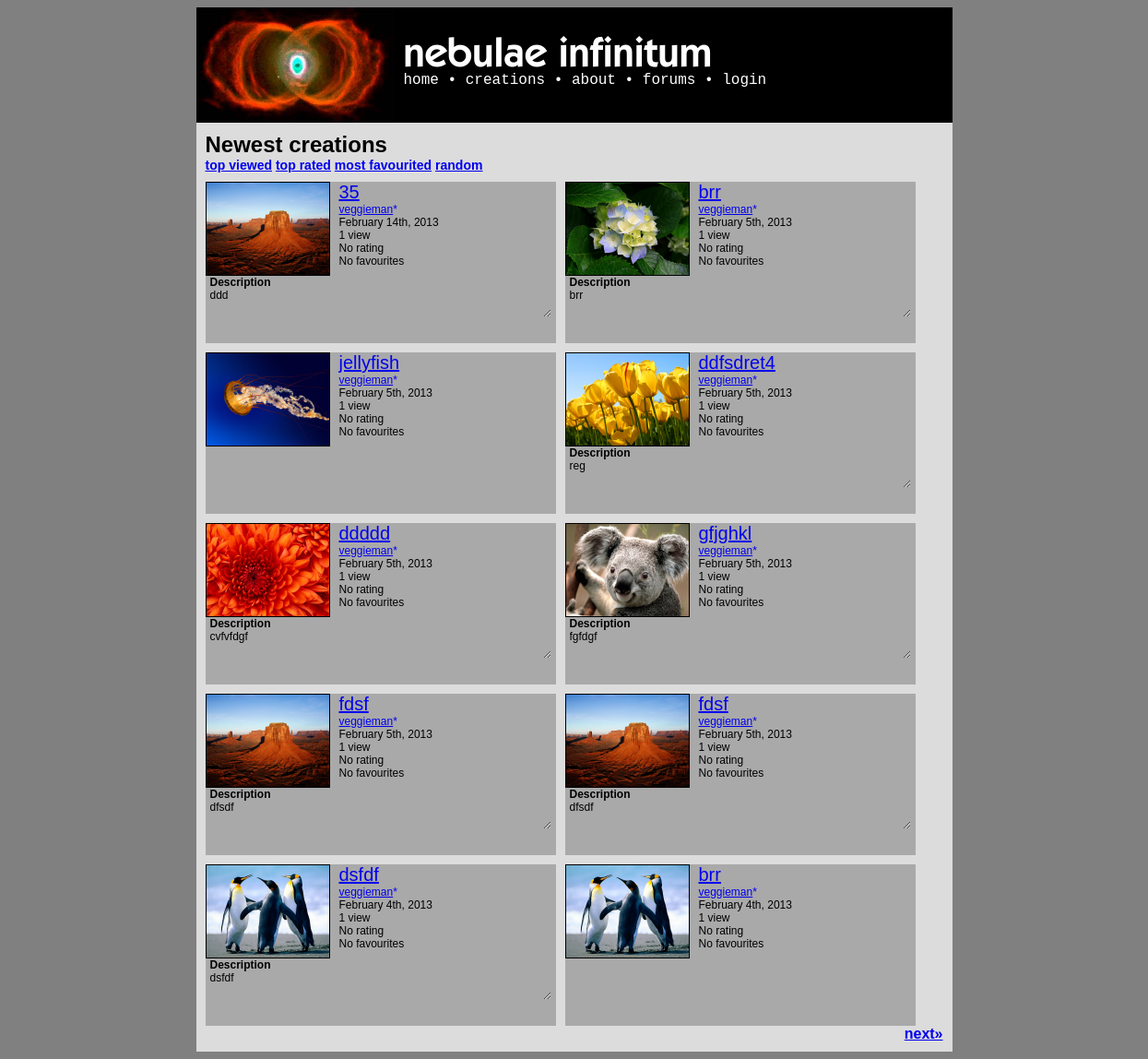
The app's page /creations.php, older data.
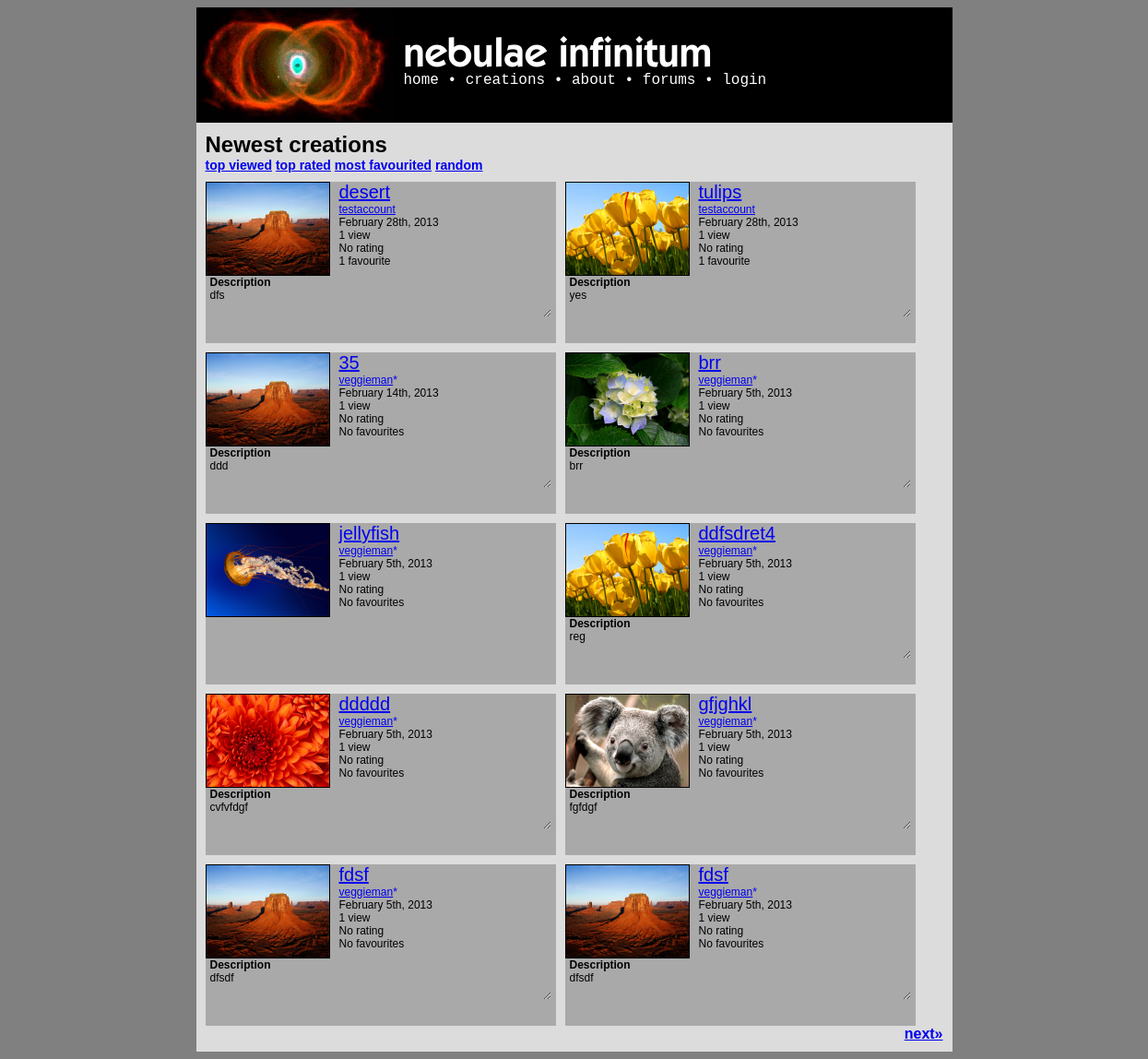
The same page, newer data.
### tables this page shows
CREATE TABLE IF NOT EXISTS `creations` (
  `id` int(50) NOT NULL AUTO_INCREMENT,
  `name` varchar(50) NOT NULL,
  `type` enum('writing','flash','scratch','artwork','audio') NOT NULL,
  `ownerid` int(25) NOT NULL,
  `created` timestamp NULL DEFAULT NULL,
  `modified` timestamp NULL DEFAULT CURRENT_TIMESTAMP,
  `hidden` enum('no','censored','flagged','approved','byowner','deleted') NOT NULL DEFAULT 'no',
  `filetype` varchar(7) NOT NULL,
  `filename` varchar(25) NOT NULL,
  `descr` text,
  `advisory` text,
  `views` int(11) NOT NULL DEFAULT '0',
  `favourites` int(11) NOT NULL DEFAULT '0',
  `rating` decimal(2,1) NOT NULL DEFAULT '0.0',
  `license` enum('copyright','cc-0','cc-by','cc-by-nd','cc-by-sa','cc-by-nc','cc-by-nc-nd','cc-by-nc-sa','mit','gpl','bsd') NOT NULL DEFAULT 'copyright',
  PRIMARY KEY (`id`)
);

CREATE TABLE IF NOT EXISTS `users` (
  `id` int(50) NOT NULL AUTO_INCREMENT,
  `username` varchar(25) NOT NULL,
  `registered` timestamp NOT NULL DEFAULT CURRENT_TIMESTAMP,
  `rank` enum('user','mod','admin') NOT NULL DEFAULT 'user',
  `password` varchar(64) NOT NULL,
  `location` varchar(50) DEFAULT NULL,
  `banstatus` enum('unbanned','banned','deleted') NOT NULL DEFAULT 'unbanned',
  `banneduntil` date DEFAULT NULL,
  `bandate` date DEFAULT NULL,
  `icon` varchar(50) DEFAULT NULL,
  `about` text,
  `age` int(3) DEFAULT NULL,
  `gender` varchar(1) DEFAULT NULL,
  `email` varchar(50) NOT NULL,
  `registerip` varchar(20) NOT NULL,
  `banreason` text,
  `sb2player` enum('flash','js') NOT NULL DEFAULT 'flash',
  `notifications` enum('all','noreplies','nocomments','none') NOT NULL DEFAULT 'all',
  PRIMARY KEY (`id`)
);

### config/functions.php (called while the page is built, shortened)
<?php
function bbcode_parse_description($text){
	$bbcode = new BBCode;
	$bbcode->RemoveRule('acronym');
	$bbcode->RemoveRule('color');
	$bbcode->RemoveRule('size');
	$bbcode->RemoveRule('quote');
	$bbcode->RemoveRule('font');
	$bbcode->RemoveRule('wiki');
	$bbcode->RemoveRule('img');
	$bbcode->RemoveRule('rule');
	$bbcode->RemoveRule('br');
	$bbcode->RemoveRule('center');
	$bbcode->RemoveRule('left');
	$bbcode->RemoveRule('right');
	$bbcode->RemoveRule('indent');
	$bbcode->RemoveRule('columns');
	$bbcode->RemoveRule('nextcol');
	$bbcode->RemoveRule('code');
	$bbcode->RemoveRule('list');
	$bbcode->RemoveRule('*');
	return $bbcode->Parse($text);
}
?>

### creations.php (the view, shortened to what this page needs)
<?php
$mode="newest";
$next=false;
if(isset($_GET['page'])) $page=(int)$_GET['page'];
else $page=1;
switch($mode){
	case "newest":
	default:
		$typetext="Newest";
		$creations=mysql_query("SELECT * FROM creations WHERE hidden='no' OR hidden='approved' ORDER BY created DESC LIMIT ".($page*10-10).",10");
}
if(mysql_num_rows($creations)==10){
	if(mysql_num_rows(mysql_query("SELECT id FROM creations WHERE hidden='no' OR hidden='approved'"))>($page*10)) $next=true;
}
require_once("templates/creations_template.php");
function displayCreations($mysql,$cur_user,$admin){
	if(isset($mysql)){
		while($creation=mysql_fetch_array($mysql)){
			$user=mysql_fetch_array(mysql_query("SELECT * FROM users WHERE id=".$creation['ownerid']));
			echo '<div class="creationblock">';
			if(file_exists('data/thumbs/'.$creation['id'].'.png')) echo '<a href="creation.php?id='.$creation['id'].'"><img class="creationblockthumb" src="data/thumbs/'.$creation['id'].'.png"/></a>';
			else echo '<a href="creation.php?id='.$creation['id'].'"><img class="creationblockthumb" src="data/thumbs/default.png"/></a>';
			$creationtitle=strlen(stripslashes($creation['name']))>20?substr(stripslashes($creation['name']),0,20)."&hellip;":stripslashes($creation['name']);
			echo '<div class="creationblockhead"><a href="creation.php?id='.$creation['id'].'" class="creationblocktitle">'.$creationtitle.'</a>';
			echo '<div><a href="user.php?id='.$user['id'].'">'.$user['username'].'</a>';if ($user['rank'] == "admin" || $user['rank'] == "mod") echo '<a href="info/staff.php" style="text-decoration:none;">'.STAFF_SYMBOL.'</a>';echo "</div>";
			echo '<div>'.date("F jS, Y", strtotime($creation['created'])).'</div>';
			switch($creation['views']){
				case 1:
					$views="1 view";
					break;
			}
			echo '<div>'.$views.'</div>';
			$rating=($creation['rating']==0)?"No rating":"Rated ".$creation['rating'];
			echo '<div>'.$rating.'</div>';
			switch($creation['favourites']){
				case 1:
					$favourites="1 favourite";
					break;
				case 0:
					$favourites="No favourites";
					break;
			}
			echo '<div>'.$favourites.'</div></div>';
			if(isset($creation['descr'])&&trim($creation['descr'])!=""){
				$creationdesc=str_replace("<br />\n<br />\n"," ",bbcode_parse_description(stripslashes($creation['descr'])));
				echo '<div class="creationblockdesc"><strong style="display:block">Description</strong>'.$creationdesc.'</div>';
			}
			echo '</div>';
		}
	}
	else echo 'An error occurred. Please try reloading the page or, if the error continues to occur, contact a <a href="info/admin.php">site administrator</a>.';
}
?>

### templates/creations_template.php (shortened to what this page needs)
<!DOCTYPE html>
<html>
<head>
<link rel="stylesheet" type="text/css" href="templates/style.php" media="screen" />
</head>
<body>
<? require_once("header.php"); ?>
<div class="container">
	<h1 style="margin:0px;"><?php echo $typetext ?> creations<?php if($typetext=="Random")echo ' <a href="?mode=random" style="font-size:13px;">reload</a>';  ?></h1>
	<h3 style="margin:0px;"><?php
	if($mode!="views")echo '<a href="?mode=views">top viewed</a> ';
	if($mode!="rating")echo '<a href="?mode=rating">top rated</a> ';
	if($mode!="favourites")echo '<a href="?mode=favourites">most favourited</a> ';
	if($mode!="random")echo '<a href="?mode=random">random</a>';
	?></h3>
	<div style="margin:auto;">
		<? displayCreations($creations,$cur_user,$admin);
		if($next) echo '<a style="display:block;float:right;font-size:16px;font-weight:bold;" href="creations.php?mode='.$mode.'&page='.($page+1).'">next&raquo;</a>';
		?>
	</div>
</body>
</html>

### templates/header.php (shortened to what this page needs)
<div class="header">
	<a class="headtext" href="<?php echo BASE_URL ?>/"><?php echo strtolower(SITE_NAME)?></a>
	<br/>
	<div class="headlinks">
		<a class="head" href="<?php echo BASE_URL ?>/">home</a> &bull; <a class="head" href="<?php echo BASE_URL ?>/creations.php">creations</a> &bull; <a class="head" href="<? echo BASE_URL ?>/info/">about</a> &bull; <a class="head" href="<? echo BASE_URL ?>/forums/">forums</a> <? if ($cur_user['rank']=="admin" || $cur_user['rank']=="mod") echo ' &bull; <a class="head" href="'.BASE_URL.'/admin.php">admin</a>' ?> <? if (isset($_SESSION['SESS_MEMBER_ID']) || (trim($_SESSION['SESS_MEMBER_ID']) != '')) echo '<div style="padding-top:5px;">logged in as <a class="head" href="'.BASE_URL.'/user.php?id='.$_SESSION['SESS_MEMBER_ID'].'">'.$cur_user['username'].'</a> (<a href="'.BASE_URL.'/messages.php" class="head">&#9993;</a>) &bull; <a class="head" href="'.BASE_URL.'/upload.php">upload</a> &bull; <a class="head" href="'.BASE_URL.'/login.php?action=logout&returnto='.$_SERVER['REQUEST_URI'].'">logout</a></div>'; else echo '&bull; <a class="head" href="'.BASE_URL.'/login.php?returnto='.$_SERVER['REQUEST_URI'].'">login</a>' ?>
	</div>
</div>

### config/include/nbbc.php (shortened to what this page needs)
<?php
class BBCodeLexer {
var $state;
var $input;
var $ptr;
var $verbatim;
function BBCodeLexer($string, $tagmarker = '[') {
$regex_beginmarkers = Array( '[' => '\[', '<' => '<', '{' => '\{', '(' => '\(' );
$regex_endmarkers = Array( '[' => '\]', '<' => '>', '{' => '\}', '(' => '\)' );
$endmarkers = Array( '[' => ']', '<' => '>', '{' => '}', '(' => ')' );
$e = $regex_endmarkers[$tagmarker];
$b = $regex_beginmarkers[$tagmarker];
$this->pat_main = "/( "
. "{$b}"
. "(?! -- | ' | !-- | {$b}{$b} )"
. "(?: [^\\n\\r{$b}{$e}] | \\\" [^\\\"\\n\\r]* \\\" | \\' [^\\'\\n\\r]* \\' )*"
. "{$e}"
. "| {$b}{$b} (?: [^{$e}\\r\\n] | {$e}[^{$e}\\r\\n] )* {$e}{$e}"
. "| {$b} (?: -- | ' ) (?: [^{$e}\\n\\r]* ) {$e}"
. "| {$b}!-- (?: [^-] | -[^-] | --[^{$e}] )* --{$e}"
. "| -----+"
. "| \\x0D\\x0A | \\x0A\\x0D | \\x0D | \\x0A"
. "| [\\x00-\\x09\\x0B-\\x0C\\x0E-\\x20]+(?=[\\x0D\\x0A{$b}]|-----|$)"
. "| (?<=[\\x0D\\x0A{$e}]|-----|^)[\\x00-\\x09\\x0B-\\x0C\\x0E-\\x20]+"
. " )/Dx";
$this->input = preg_split($this->pat_main, $string, -1, PREG_SPLIT_DELIM_CAPTURE);
$this->ptr = 0;
$this->unget = false;
$this->state = BBCODE_LEXSTATE_TEXT;
$this->verbatim = false;
}
function NextToken() {
while (true) {
if ($this->ptr >= count($this->input)) {
return $this->token = BBCODE_EOI;
}
$this->text = preg_replace("/[\\x00-\\x08\\x0B-\\x0C\\x0E-\\x1F]/", "",
$this->input[$this->ptr++]);
if ($this->verbatim) {
$this->tag = false;
if ($this->state == BBCODE_LEXSTATE_TEXT) {
$this->state = BBCODE_LEXSTATE_TAG;
$token_type = BBCODE_TEXT;
}
else {
$this->state = BBCODE_LEXSTATE_TEXT;
switch (ord(substr($this->text, 0, 1))) {
case 10:
case 13:
$token_type = BBCODE_NL;
break;
default:
$token_type = BBCODE_WS;
break;
case 45:
case 40:
case 60:
case 91:
case 123:
$token_type = BBCODE_TEXT;
break;
}
}
if (strlen($this->text) > 0)
return $this->token = $token_type;
}
else if ($this->state == BBCODE_LEXSTATE_TEXT) {
$this->state = BBCODE_LEXSTATE_TAG;
if (strlen($this->text) > 0)
return $this->token = BBCODE_TEXT;
}
}
}
}
class BBCode {
var $current_class;
var $root_class;
var $allow_ampersand;
var $tag_marker;
var $plain_mode;
var $detect_urls;
var $output_limit;
var $enable_smileys;
var $debug;
function BBCode() {
$this->defaults = new BBCodeLibrary;
$this->enable_smileys = false;
$this->pre_trim = "";
$this->post_trim = "";
$this->root_class = 'block';
$this->tag_marker = '[';
$this->current_class = $this->root_class;
$this->debug = false;
$this->output_limit = 0;
$this->plain_mode = false;
$this->detect_urls = false;
}
function GetDefaultWikiURL() { return '/?page='; }
function GetDefaultLocalImgDir() { return "img"; }
function GetDefaultLocalImgURL() { return "img"; }
function GetDefaultRuleHTML() { return "\n<hr class=\"bbcode_rule\" />\n"; }
function GetDefaultSmileyDir() { return "smileys"; }
function GetDefaultSmileyURL() { return "smileys"; }
function HTMLEncode($string) {
if (!$this->allow_ampersand)
return htmlspecialchars($string);
else return str_replace(Array('<', '>', '"'),
Array('&lt;', '&gt;', '&quot;'), $string);
}
function FixupOutput($string) {
if (!$this->detect_urls) {
$output = $this->Internal_ProcessSmileys($string);
}
return $output;
}
function Internal_ProcessSmileys($string) {
if (!$this->enable_smileys || $this->plain_mode) {
$output = $this->HTMLEncode($string);
}
return $output;
}
function Internal_CollectTextReverse($array, $start = 0, $end = 0) {
for ($start = intval($start); $start >= $end; $start--)
print $array[$start][BBCODE_STACK_TEXT];
$output = ob_get_contents();
return $output;
}
function Internal_GenerateOutput($pos) {
$output = Array();
while (count($this->stack) > $pos) {
$token = array_pop($this->stack);
if ($token[BBCODE_STACK_TOKEN] != BBCODE_TAG) {
$output[] = $token;
}
}
return $output;
}
function Internal_ComputeCurrentClass() {
if (count($this->stack) > 0)
$this->current_class = $this->stack[count($this->stack)-1][BBCODE_STACK_CLASS];
else $this->current_class = $this->root_class;
}
function Parse($string) {
$this->lexer = new BBCodeLexer($string, $this->tag_marker);
$this->lexer->debug = $this->debug;
$old_output_limit = $this->output_limit;
$this->stack = Array();
while (true) {
if (($token_type = $this->lexer->NextToken()) == BBCODE_EOI) {
break;
}
switch ($token_type) {
case BBCODE_TEXT:
$this->stack[] = Array(
BBCODE_STACK_TOKEN => BBCODE_TEXT,
BBCODE_STACK_TEXT => $this->FixupOutput($this->lexer->text),
BBCODE_STACK_TAG => false,
BBCODE_STACK_CLASS => $this->current_class,
);
break;
}
}
$result = $this->Internal_GenerateOutput(0);
$result = $this->Internal_CollectTextReverse($result, count($result) - 1);
$this->output_limit = $old_output_limit;
return $result;
}
}

Row changes from the older to the newer data that the page shows:
no longer on this page (row unchanged): creations: name "dsfdf", ownerid.username "veggieman", created "February 4th, 2013", views "1 view", rating "No rating", favourites "No favourites", start "dsfdf"
no longer on this page (row unchanged): creations: name "brr", ownerid.username "veggieman", created "February 4th, 2013", views "1 view", rating "No rating", favourites "No favourites"
added creations: name "desert", ownerid.username "testaccount", created "February 28th, 2013", views "1 view", rating "No rating", favourites "1 favourite", start "dfs"
added creations: name "tulips", ownerid.username "testaccount", created "February 28th, 2013", views "1 view", rating "No rating", favourites "1 favourite", start "yes"
